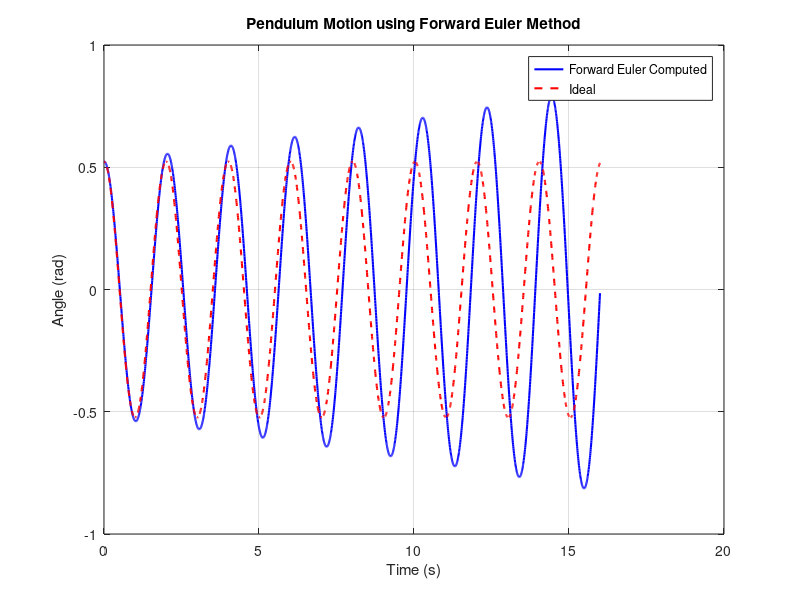

The MATLAB source for this figure:
% Parameters
R = 1;          % Length of the pendulum (m)
g = 9.81;       % Acceleration due to gravity (m/s^2)
alpha = deg2rad(30); % Initial angle (converted to radians)
h = 0.006;     % Time step (s)
T_total = 16;  % Total simulation time (s)
n_steps = floor(T_total / h); % Number of time steps (ensure integer)

% Initialize arrays
theta = zeros(1, n_steps);
omega = zeros(1, n_steps);
time = linspace(0, T_total, n_steps);

% Initial conditions
theta(1) = alpha;
omega(1) = 0;

% Forward Euler Method
for n = 1:n_steps-1
    omega(n+1) = omega(n) - (g / R) * sin(theta(n)) * h;
    theta(n+1) = theta(n) + omega(n) * h;
end

% Plotting the results
figure;
plot(time, theta, 'b', 'LineWidth', 1.5);
hold on;

% Ideal sinusoidal solution for comparison
omega_0 = sqrt(g / R);
ideal_theta = alpha * cos(omega_0 * time);
plot(time, ideal_theta, 'r--', 'LineWidth', 1.5);

xlabel('Time (s)');
ylabel('Angle (rad)');
title('Pendulum Motion using Forward Euler Method');
legend('Forward Euler Computed', 'Ideal');
grid on;
